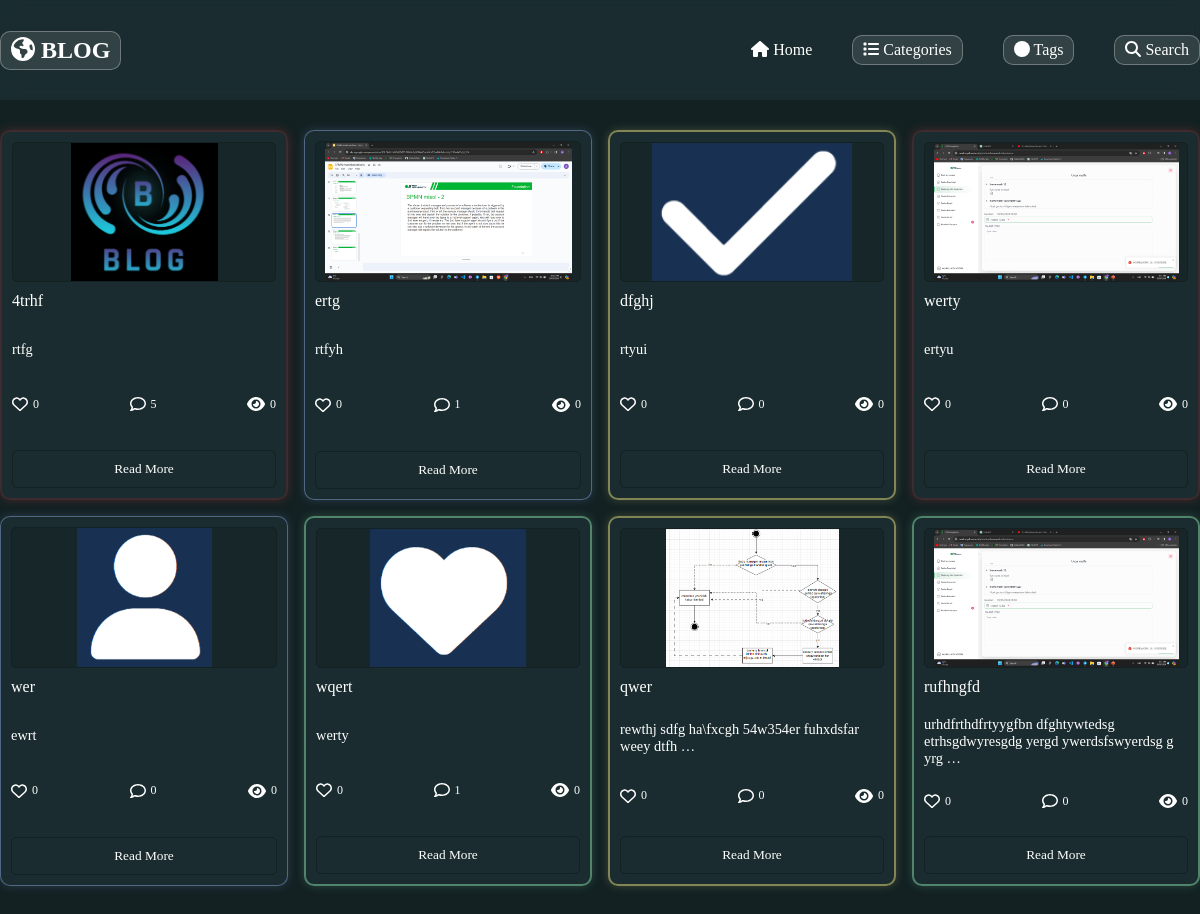
The app's page /, older data.
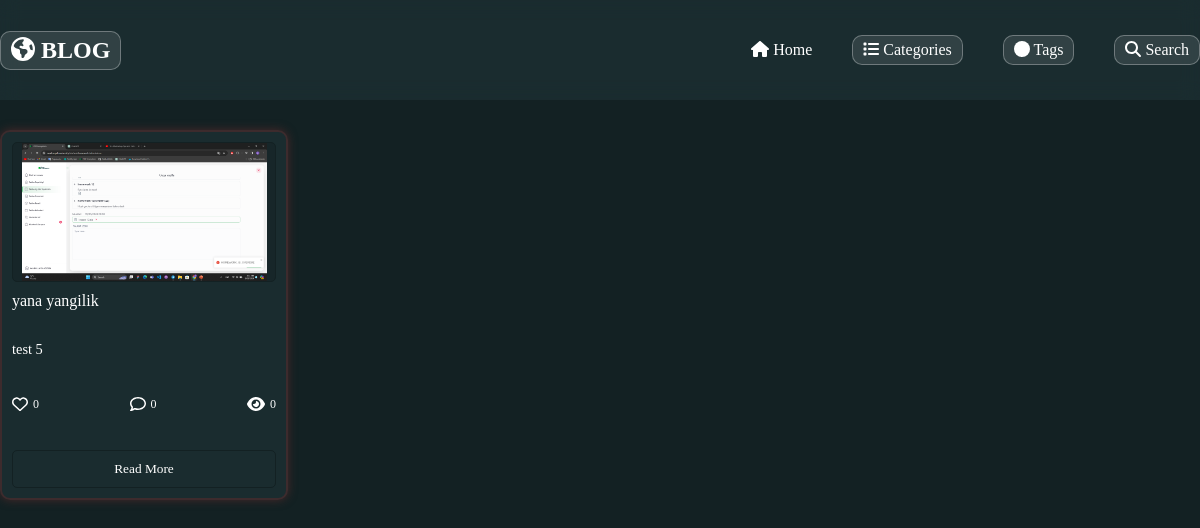
The same page, newer data.
### main_app/models.py (models this page shows, shortened)
class Article(models.Model):
    title = models.CharField(max_length=100)
    content = models.TextField()
    date = models.DateField(auto_now_add=True)
    author = models.ForeignKey('auth.User', on_delete=models.CASCADE)
    image   = models.ImageField(blank=True , upload_to="blog/")
    updated = models.DateTimeField(auto_now=True)
    likes = models.IntegerField(default=0)
    comments = models.IntegerField(default=0)
    views = models.IntegerField(default=0)
    category = models.ForeignKey(Categories, on_delete=models.CASCADE)
    tag = models.ForeignKey(Tags, on_delete=models.CASCADE)

### main_app/views.py (the view)
# urls.py: path("", views.show_article, name="articles"),
def show_article(request):
    all_articles = Article.objects.all()
    data = {
        "article": all_articles,
    }
    return render(request, "index.html", context=data)

### main_app/models.py (called while the page is built)
    def __str__(self):
        return str(self.name)

### templates/index.html (shortened to what this page needs)
{% extends "wrapper.html" %}
{% block context_index %}
<div class="container">
    {% if article %}
    <div class="blog_card_wrapper">
        {% for i in article %}
        <div class="card card_{{ i.tag }}">
            <div class="image_block" this_block_image="{{i.image.url}}">
            </div>
            <div class="context_block">
                <div class="title">
                    <p>{{ i.title }}</p>
                </div>
                <div class="main_idea">
                    <p>{{ i.content | truncatewords:7}}</p>
                </div>
                <div class="like_comment_wrapper_block">
                    <div class="like"><i class="fa-regular fa-heart"></i>
                        <p>{{i.likes}}</p>
                    </div>
                    <div><i class="fa-regular fa-comment"></i>
                        <p>{{i.comments}}</p>
                    </div>
                    <div class="views"><i class="fa-solid fa-eye"></i>
                        <p>{{i.views}}</p>
                    </div>
                </div>
                <button class="btn_main"><a href="{% url 'main_app:details' i.id %}">Read More</a></button>
            </div>
        </div>
        {% endfor %}
    </div>
    {% endif %}
</div>
{% endblock context_index %}

Row changes from the older to the newer data that the page shows:
removed Article: shows a picture, title "4trhf", content "rtfg", likes "0", comments "5", views "0"
removed Article: shows a picture, title "ertg", content "rtfyh", likes "0", comments "1", views "0"
removed Article: shows a picture, title "dfghj", content "rtyui", likes "0", comments "0", views "0"
removed Article: title "werty", content "ertyu", likes "0", comments "0", views "0"
removed Article: shows a picture, title "wer", content "ewrt", likes "0", comments "0", views "0"
removed Article: shows a picture, title "wqert", content "werty", likes "0", comments "1", views "0"
removed Article: shows a picture, title "qwer", content "rewthj sdfg ha\\fxcgh 54w354er fuhxdsfar weey dtfh …", likes "0", comments "0", views "0"
removed Article: title "rufhngfd", content "urhdfrthdfrtyygfbn dfghtywtedsg etrhsgdwyresgdg yergd ywerdsfswyerdsg g yrg …", likes "0", comments "0", views "0"
added Article: title "yana yangilik", content "test 5", likes "0", comments "0", views "0"
